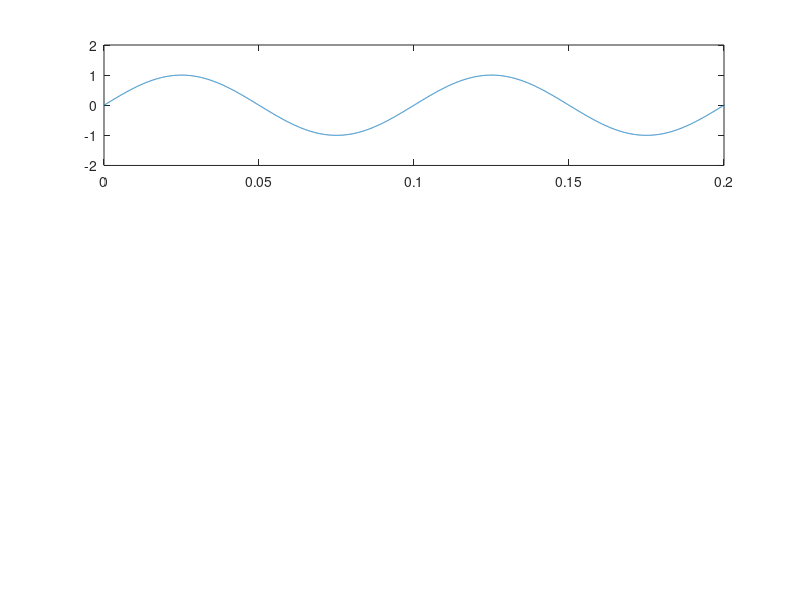

MATLAB code for this plot: (Note: this script raises an error after producing the figure.)
%% 频率
Fs = 44100;
Fc=400;
dt=1.0/Fs;
T =1; N=T/dt;
t=[0:N-1]/N;
x1 =sin(2*pi*10*t);
subplot(3,1,1); plot(t,x1); 
axis([0, 0.2, -2,2]);
y1 =pmmod(x1,Fc,Fs,3.14);
subplot(3,1,2);plot(t,y1); 
axis([0, 0.2, -2,2]);
y2=pmdemod(y1,Fc,Fs,3.14);
subplot(3,1,3);plot(t,y2); 
axis([0, 0.2, -2,2]);

% %% 
% Fs = 44100;
% dt=1.0/Fs;
% T =1;
% N=T/dt;
% t=[0:N-1]/N;
% x1 =sin(2*pi*10*t)+1.3;
% y1 = ammod(x1,400,Fs);   %幅值调制
% P=fft(y1,N);
% Pyy =2*sqrt(P.* conj(P))/N;
% f=linspace(0,Fs/2,N/2);
% Pdb =20*log10(Pyy);
% plot(f,Pdb(1:N/2));
% y1=fmmod(x1,400,Fs,200);   %相位调制
% P=fft(y1,N);
% Pyy =2*sqrt(P.* conj(P))/N;
% f=linspace(0,Fs/2,N/2);
% Pdb =20*log10(Pyy);
% plot(f,Pdb(1:N/2));
